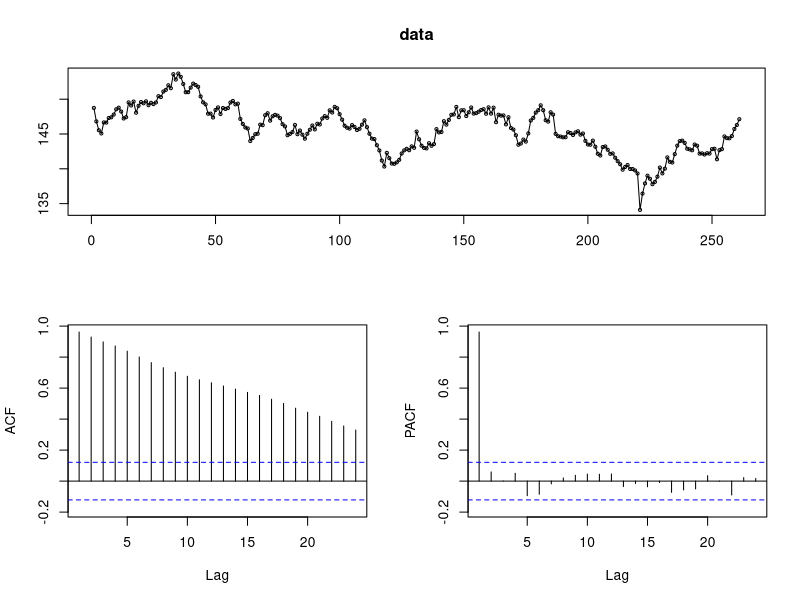
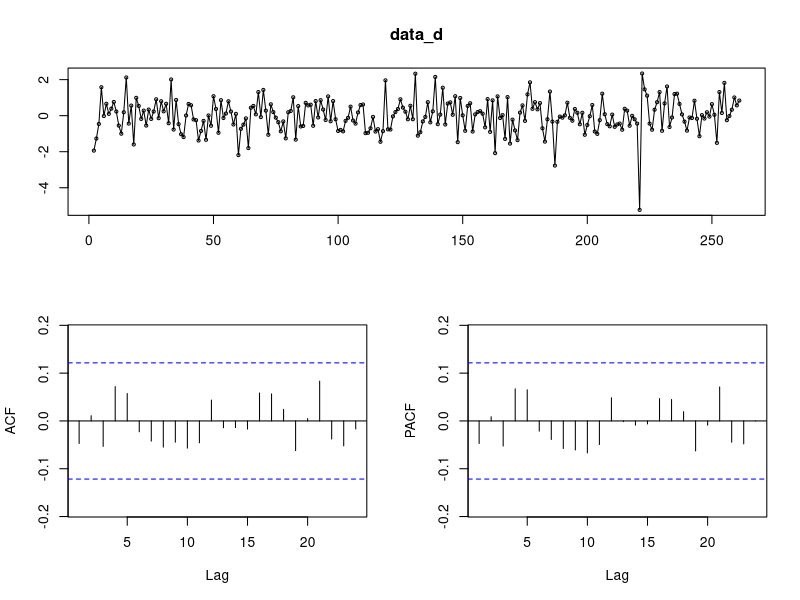
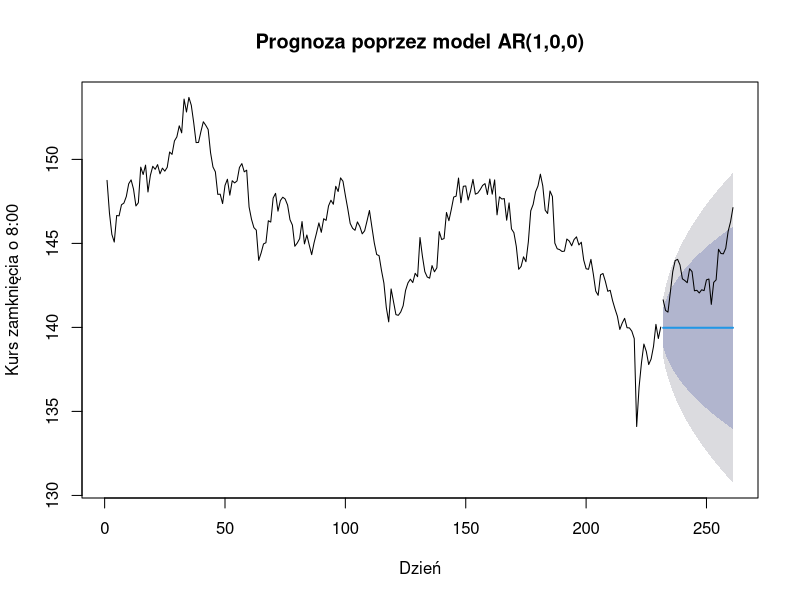
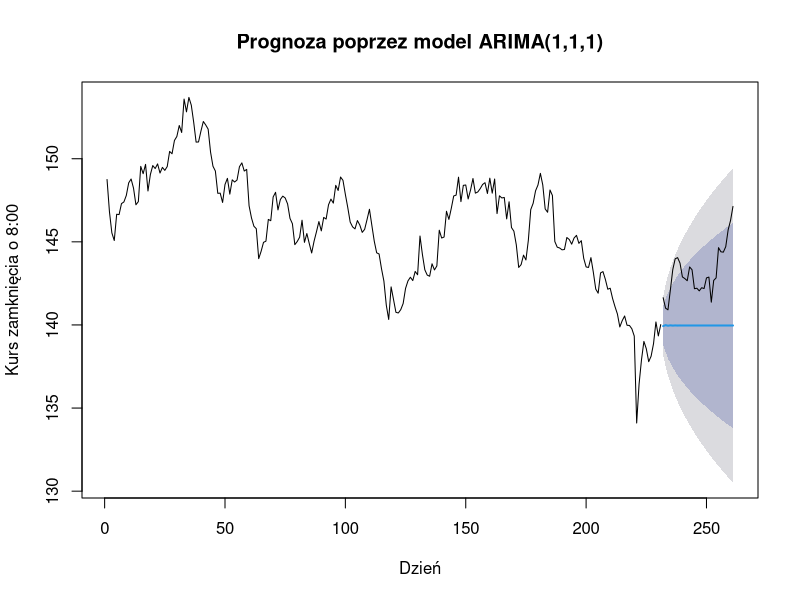

The R source for these figures, in order:
## ---- chunk 1
library(forecast)
library(dplyr)
library(tidyverse)
library(tseries)
data_all <- read.csv2("ssobor-data.csv")
data_g <- data_all[data_all$godzina == 80000, ]
new_data <- as.Date(as.character(data_g$data), format = "%Y%m%d")
data_g$data = new_data
data <- ts(data_g$zamkniecie, frequency = 1)
## ---- chunk 2
tsdisplay(data)
## ---- chunk 3
adf.test(data)
## ---- chunk 4
data_d <- diff(data)
adf.test(data_d)
## ---- chunk 5
tsdisplay(data_d)
## ---- chunk 6
ar <- auto.arima(data, d = 1, max.q = 0)
summary(ar)
## ---- chunk 7
ma <- auto.arima(data, d = 1, max.p = 0)
summary(ma)
## ---- chunk 8
arima <- auto.arima(data, d = 1)
summary(arima)
## ---- chunk 9
n <- length(data_g$zamkniecie)
h <- 30
data_u <- ts(data_g$zamkniecie[1:(n - h)], frequency = 1)
r_values <- data_g$zamkniecie[(n - h + 1):n]
data_test <- ts(r_values, frequency = 1)
## ---- chunk 10
ar_u <- Arima(data_u, order = c(1, 1, 0))
data_u_fc1 <- forecast(ar_u, h = h)

arima_u <- Arima(data_u, order = c(1, 1, 1))
data_u_fc2 <- forecast(arima_u, h = h)

## ---- chunk 11
plot(data_u_fc1, main = "Prognoza poprzez model AR(1,0,0)", xlab = "Dzień", ylab = "Kurs zamknięcia o 8:00")
lines(x = (n - h + 1):n, y = r_values)
## ---- chunk 12
plot(data_u_fc2, main = "Prognoza poprzez model ARIMA(1,1,1)", xlab = "Dzień", ylab = "Kurs zamknięcia o 8:00")
lines(x = (n - h + 1):n, y = r_values)
## ---- chunk 13
bl_ar <- mean((data_u_fc1[["mean"]] - r_values) ^ 2)
bl_arima <- mean((data_u_fc2[["mean"]] - r_values) ^ 2)
bledy <- c("Błąd dla AR" = bl_ar, "Błąd dla ARIMA" = bl_arima)
bledy
